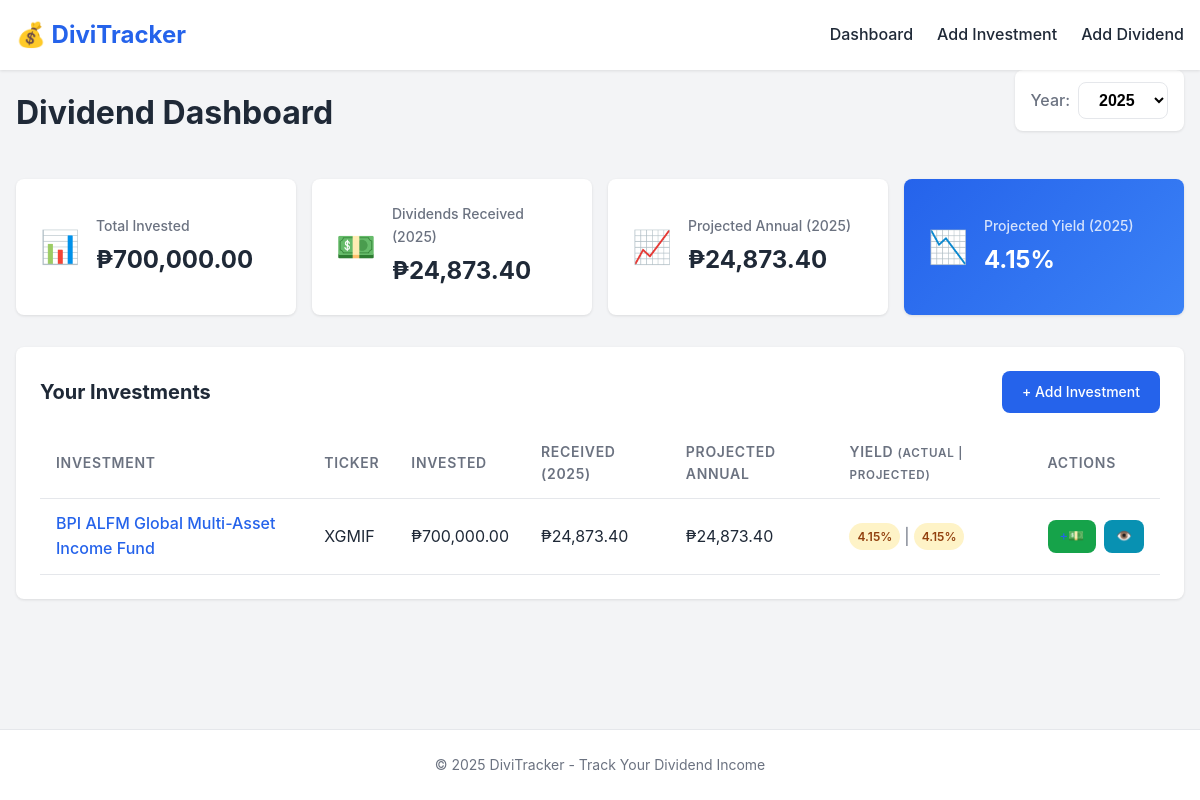
Before: / with the older database file.
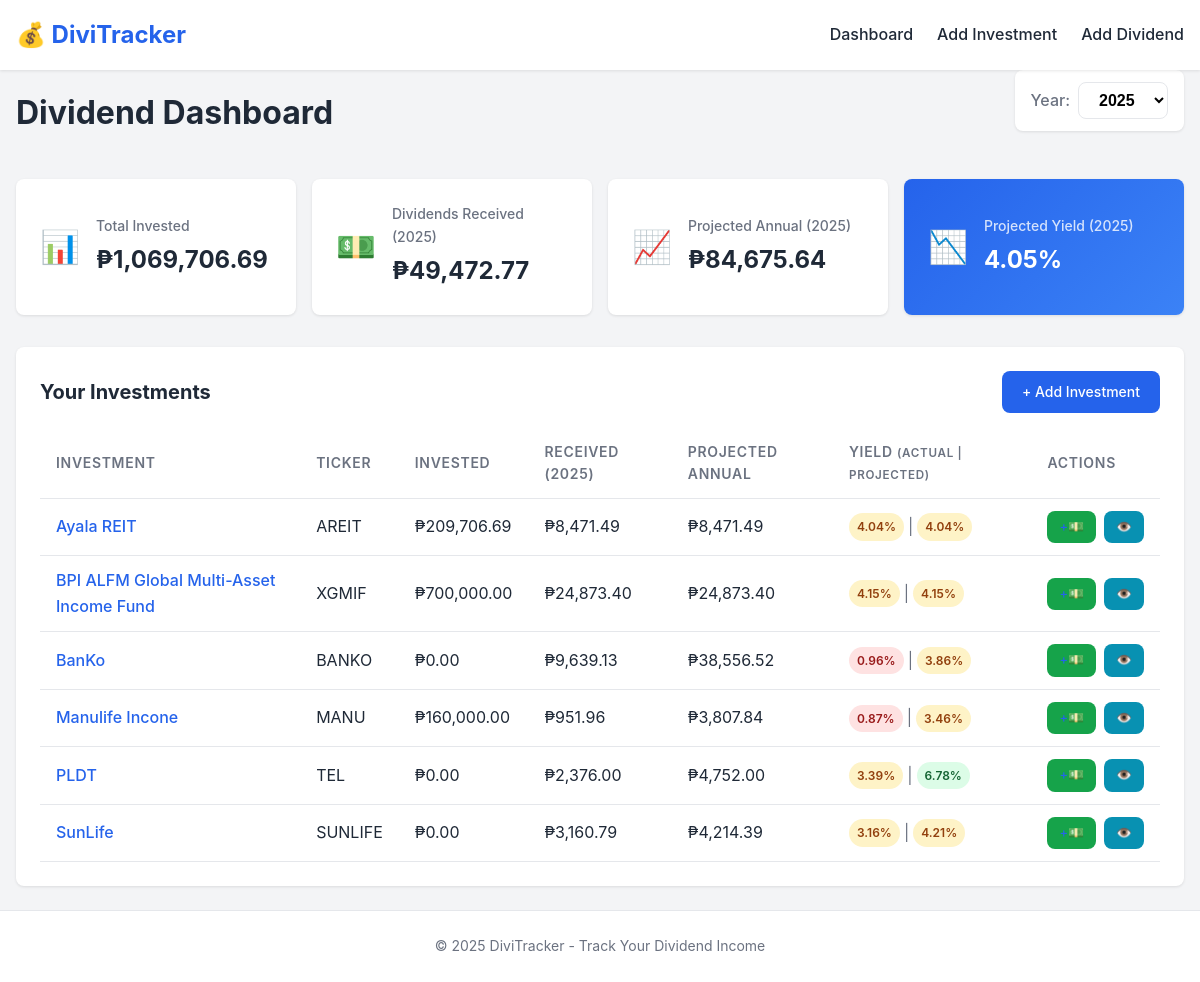
After: the same page with the newer database file.
### app/models.py (models this page shows, shortened)
class Investment(db.Model):
    __tablename__ = "investments"
    id: Mapped[int] = mapped_column(Integer, primary_key=True)
    name: Mapped[str] = mapped_column(String(100), unique=True, nullable=False, index=True)
    ticker: Mapped[Optional[str]] = mapped_column(String(20), nullable=True)
    total_invested: Mapped[float] = mapped_column(Float, default=0.0, nullable=False)
    created_at: Mapped[datetime] = mapped_column(DateTime, default=utcnow, nullable=False)
    updated_at: Mapped[datetime] = mapped_column(
        DateTime, default=utcnow, onupdate=utcnow, nullable=False
    )
    dividends: Mapped[list["Dividend"]] = relationship(
        "Dividend",
        back_populates="investment",
        lazy="dynamic",
        cascade="all, delete-orphan",
    )
    def calculate_annual_dividends(self, year: int | None = None) -> float:
        if year is None:
            year = datetime.now(timezone.utc).year
        all_dividends = self.dividends.all()
        total = 0.0
        for dividend in all_dividends:
            if dividend.period_year == year:
                total += dividend.amount
        return total
    def calculate_projected_annual_dividends(self, year: int | None = None) -> float:
        if year is None:
            year = datetime.now(timezone.utc).year
        actual_total = self.calculate_annual_dividends(year)
        current_year = datetime.now(timezone.utc).year
        if year < current_year:
            return actual_total
        if actual_total == 0:
            return 0.0
        year_dividends = [d for d in self.dividends.all() if d.period_year == year]
        if not year_dividends:
            return actual_total
        frequency_totals: dict[str, tuple[float, int]] = {}  # frequency -> (total_amount, count)
        for div in year_dividends:
            freq = div.frequency
            if freq not in frequency_totals:
                frequency_totals[freq] = (0.0, 0)
            current_total, current_count = frequency_totals[freq]
            frequency_totals[freq] = (current_total + div.amount, current_count + 1)
        projected_total = 0.0
        for freq, (total_amount, count) in frequency_totals.items():
            try:
                frequency_enum = DividendFrequency(freq)
                expected_per_year = frequency_enum.annual_multiplier  # 12 for monthly, 4 for quarterly, 1 for yearly
                if count >= expected_per_year:
                    projected_total += total_amount
                else:
                    avg_per_entry = total_amount / count
                    projected_total += avg_per_entry * expected_per_year
            except ValueError:
                projected_total += total_amount
        return projected_total
    def get_investment_amount_for_year(self, year: int | None = None) -> float:
        if year is None:
            year = datetime.now(timezone.utc).year
        year_dividends = [
            d for d in self.dividends.all()
            if d.period_year == year
        ]
        if not year_dividends:
            return self.total_invested
        year_dividends.sort(
            key=lambda d: (d.period_month or 0, d.date_received),
            reverse=True
        )
        most_recent = year_dividends[0]
        if most_recent.investment_amount_at_time and most_recent.investment_amount_at_time > 0:
            return most_recent.investment_amount_at_time
        return self.total_invested
    def calculate_dividend_yield(self, year: int | None = None, projected: bool = False) -> float:
        investment_amount = self.get_investment_amount_for_year(year)
        if investment_amount <= 0:
            return 0.0
        if projected:
            annual_dividends = self.calculate_projected_annual_dividends(year)
        else:
            annual_dividends = self.calculate_annual_dividends(year)
        return (annual_dividends / investment_amount) * 100
    def get_years_with_dividends(self) -> list[int]:
        years = set()
        for dividend in self.dividends.all():
            if dividend.period_year:
                years.add(dividend.period_year)
        return sorted(years, reverse=True)

class Dividend(db.Model):
    __tablename__ = "dividends"
    id: Mapped[int] = mapped_column(Integer, primary_key=True)
    investment_id: Mapped[int] = mapped_column(
        Integer, ForeignKey("investments.id"), nullable=False, index=True
    )
    amount: Mapped[float] = mapped_column(Float, nullable=False)
    frequency: Mapped[str] = mapped_column(String(20), nullable=False)
    investment_amount_at_time: Mapped[Optional[float]] = mapped_column(
        Float, nullable=True
    )
    period_month: Mapped[Optional[int]] = mapped_column(
        Integer, nullable=True
    )
    period_year: Mapped[Optional[int]] = mapped_column(
        Integer, nullable=True
    )
    date_received: Mapped[datetime] = mapped_column(
        DateTime, default=utcnow, nullable=False
    )
    notes: Mapped[Optional[str]] = mapped_column(String(200), nullable=True)
    investment: Mapped["Investment"] = relationship(
        "Investment", back_populates="dividends"
    )

### app/routes/main.py (the view)
@main_bp.route("/")
def index():
    investment_service = InvestmentService()
    portfolio_service = PortfolioService(investment_service)
    investments = investment_service.get_all_investments()
    current_year = datetime.now(timezone.utc).year
    all_years = set()
    for inv in investments:
        all_years.update(inv.get_years_with_dividends())
    all_years.add(current_year)
    years_with_dividends = sorted(all_years, reverse=True)
    selected_year = request.args.get('year', type=int)
    if selected_year is None or selected_year not in years_with_dividends:
        selected_year = current_year
    portfolio_summary = portfolio_service.get_portfolio_summary(year=selected_year)
    return render_template(
        "index.html",
        investments=investments,
        total_invested=portfolio_summary.total_invested,
        total_annual_dividends=portfolio_summary.total_annual_dividends,
        projected_annual_dividends=portfolio_summary.projected_annual_dividends,
        overall_yield=portfolio_summary.overall_yield,
        projected_yield=portfolio_summary.projected_yield,
        selected_year=selected_year,
        years_with_dividends=years_with_dividends,
    )

### app/models.py (called while the page is built)
    @property
    def annual_multiplier(self) -> int:
        multipliers = {
            DividendFrequency.MONTHLY: 12,
            DividendFrequency.QUARTERLY: 4,
            DividendFrequency.SEMI_ANNUAL: 2,
            DividendFrequency.YEARLY: 1,
        }
        return multipliers[self]

### app/services/investment_service.py (called while the page is built)
    def get_all_investments(self) -> Sequence[Investment]:
        return Investment.query.order_by(Investment.name).all()

### templates/index.html (shortened to what this page needs)
{% extends 'base.html' %}
{% block content %}
<div class="dashboard">
    <div class="dashboard-header">
        <h1>Dividend Dashboard</h1>
        {% if years_with_dividends %}
        <div class="year-selector">
            <label for="year-select">Year:</label>
            <select id="year-select" onchange="window.location.href='?year=' + this.value">
                {% for y in years_with_dividends %}
                <option value="{{ y }}" {% if y == selected_year %}selected{% endif %}>{{ y }}</option>
                {% endfor %}
            </select>
        </div>
        {% endif %}
    </div>
    <div class="stats-grid">
        <div class="stat-card">
            <div class="stat-icon">📊</div>
            <div class="stat-content">
                <h3>Total Invested</h3>
                <p class="stat-value">{{ format_currency(total_invested) }}</p>
            </div>
        </div>
        <div class="stat-card">
            <div class="stat-icon">💵</div>
            <div class="stat-content">
                <h3>Dividends Received ({{ selected_year }})</h3>
                <p class="stat-value">{{ format_currency(total_annual_dividends) }}</p>
            </div>
        </div>
        <div class="stat-card">
            <div class="stat-icon">📈</div>
            <div class="stat-content">
                <h3>Projected Annual ({{ selected_year }})</h3>
                <p class="stat-value">{{ format_currency(projected_annual_dividends) }}</p>
            </div>
        </div>
        <div class="stat-card highlight">
            <div class="stat-icon">📉</div>
            <div class="stat-content">
                <h3>Projected Yield ({{ selected_year }})</h3>
                <p class="stat-value">{{ "%.2f"|format(projected_yield) }}%</p>
            </div>
        </div>
    </div>
    <div class="section">
        <div class="section-header">
            <h2>Your Investments</h2>
            <a href="{{ url_for('investments.add_investment') }}" class="btn btn-primary">+ Add Investment</a>
        </div>
        {% if investments %}
        <div class="table-container">
            <table class="data-table">
                <thead>
                    <tr>
                        <th>Investment</th>
                        <th>Ticker</th>
                        <th>Invested</th>
                        <th>Received ({{ selected_year }})</th>
                        <th>Projected Annual</th>
                        <th>Yield <small>(actual | projected)</small></th>
                        <th>Actions</th>
                    </tr>
                </thead>
                <tbody>
                    {% for investment in investments %}
                    <tr>
                        <td>
                            <a href="{{ url_for('investments.view_investment', investment_id=investment.id) }}">
                                {{ investment.name }}
                            </a>
                        </td>
                        <td>{{ investment.ticker or '-' }}</td>
                        <td>{{ format_currency(investment.total_invested) }}</td>
                        <td>{{ format_currency(investment.calculate_annual_dividends(selected_year)) }}</td>
                        <td>{{ format_currency(investment.calculate_projected_annual_dividends(selected_year)) }}</td>
                        <td>
                            <span class="yield-dual">
                                <span class="yield-badge {% if investment.calculate_dividend_yield(selected_year) >= 5 %}yield-high{% elif investment.calculate_dividend_yield(selected_year) >= 2 %}yield-medium{% else %}yield-low{% endif %}">
                                    {{ "%.2f"|format(investment.calculate_dividend_yield(selected_year)) }}%
                                </span>
                                <span class="yield-separator">|</span>
                                <span class="yield-badge yield-projected {% if investment.calculate_dividend_yield(selected_year, projected=True) >= 5 %}yield-high{% elif investment.calculate_dividend_yield(selected_year, projected=True) >= 2 %}yield-medium{% else %}yield-low{% endif %}">
                                    {{ "%.2f"|format(investment.calculate_dividend_yield(selected_year, projected=True)) }}%
                                </span>
                            </span>
                        </td>
                        <td>
                            <div class="action-buttons">
                                <a href="{{ url_for('dividends.add_dividend', investment_id=investment.id) }}" class="btn btn-sm btn-success" title="Add Dividend">+💵</a>
                                <a href="{{ url_for('investments.view_investment', investment_id=investment.id) }}" class="btn btn-sm btn-info" title="View Details">👁️</a>
                            </div>
                        </td>
                    </tr>
                    {% endfor %}
                </tbody>
            </table>
        </div>
        {% endif %}
    </div>
</div>
{% endblock %}

### templates/base.html (shortened to what this page needs)
<!DOCTYPE html>
<html lang="en">
<head>
    <link rel="stylesheet" href="{{ url_for('static', filename='style.css') }}">
</head>
<body>
    <nav class="navbar">
        <div class="container">
            <a href="{{ url_for('main.index') }}" class="logo">💰 DiviTracker</a>
            <div class="nav-links">
                <a href="{{ url_for('main.index') }}">Dashboard</a>
                <a href="{{ url_for('investments.add_investment') }}">Add Investment</a>
                <a href="{{ url_for('dividends.add_dividend') }}">Add Dividend</a>
            </div>
        </div>
    </nav>
    <main class="container">
        {% block content %}{% endblock %}
    </main>
    <footer class="footer">
        <div class="container">
            <p>&copy; 2025 DiviTracker - Track Your Dividend Income</p>
        </div>
    </footer>
</body>
</html>

Changed rows visible on the page:
added Investment: name "Ayala REIT", ticker "AREIT", total_invested "₱209,706.69"
added Dividend: period_year+amount "₱8,471.49", period_year+amount+frequency "₱8,471.49", calculate_dividend_yield "4.04", period_year+period_month+date_received "4.04"
added Investment: name "BanKo", ticker "BANKO", total_invested "₱0.00"
added Dividend: period_year+amount "₱9,639.13", period_year+amount+frequency "₱38,556.52", calculate_dividend_yield "0.96", period_year+period_month+date_received "3.86"
added Investment: name "Manulife Incone", ticker "MANU", total_invested "₱160,000.00"
added Dividend: period_year+amount "₱951.96", period_year+amount+frequency "₱3,807.84", calculate_dividend_yield "0.87", period_year+period_month+date_received "3.46"
added Investment: name "PLDT", ticker "TEL", total_invested "₱0.00"
added Dividend: period_year+amount "₱2,376.00", period_year+amount+frequency "₱4,752.00", calculate_dividend_yield "3.39", period_year+period_month+date_received "6.78"
added Investment: name "SunLife", ticker "SUNLIFE", total_invested "₱0.00"
added Dividend: period_year+amount "₱3,160.79", period_year+amount+frequency "₱4,214.39", calculate_dividend_yield "3.16", period_year+period_month+date_received "4.21"
Other visible differences:
{{ "%.2f"|format(projected_yield) }}: "4.15" → "4.05"
text no longer shown: "₱700,000.00 ₱24,873.40 ₱24,873.40"
text now shown: "₱1,069,706.69 ₱49,472.77 ₱84,675.64"
